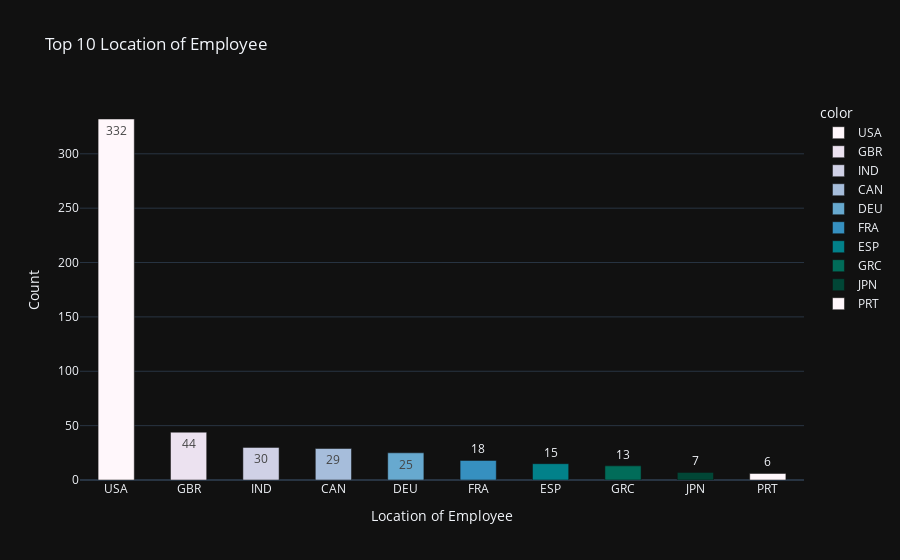

Source (notebook cell):
### Code cell
fig=px.bar(
    y=top10_employee_location.values,
    x=top10_employee_location.index,
    color=top10_employee_location.index,
    color_discrete_sequence=px.colors.sequential.PuBuGn,
    text=top10_employee_location.values,
    template='plotly_dark',
    title='Top 10 Location of Employee')


fig.update_traces(width=0.5)
fig.update_layout(
    xaxis_title='Location of Employee',
    yaxis_title='Count'
)

fig.show()

### Figure 1 — Plotly figure (JSON) as saved in the notebook; plotly's stock layout.template omitted (floating-point values rounded to 4 significant figures)
{"data": [{"alignmentgroup": "True", "hovertemplate": "color=USA<br>x=%{x}<br>y=%{y}<br>text=%{text}<extra></extra>", "legendgroup": "USA", "marker": {"color": "rgb(255,247,251)", "pattern": {"shape": ""}}, "name": "USA", "offsetgroup": "USA", "orientation": "v", "showlegend": true, "text": [332], "textposition": "auto", "type": "bar", "width": 0.5, "x": ["USA"], "xaxis": "x", "y": [332], "yaxis": "y"}, {"alignmentgroup": "True", "hovertemplate": "color=GBR<br>x=%{x}<br>y=%{y}<br>text=%{text}<extra></extra>", "legendgroup": "GBR", "marker": {"color": "rgb(236,226,240)", "pattern": {"shape": ""}}, "name": "GBR", "offsetgroup": "GBR", "orientation": "v", "showlegend": true, "text": [44], "textposition": "auto", "type": "bar", "width": 0.5, "x": ["GBR"], "xaxis": "x", "y": [44], "yaxis": "y"}, {"alignmentgroup": "True", "hovertemplate": "color=IND<br>x=%{x}<br>y=%{y}<br>text=%{text}<extra></extra>", "legendgroup": "IND", "marker": {"color": "rgb(208,209,230)", "pattern": {"shape": ""}}, "name": "IND", "offsetgroup": "IND", "orientation": "v", "showlegend": true, "text": [30], "textposition": "auto", "type": "bar", "width": 0.5, "x": ["IND"], "xaxis": "x", "y": [30], "yaxis": "y"}, {"alignmentgroup": "True", "hovertemplate": "color=CAN<br>x=%{x}<br>y=%{y}<br>text=%{text}<extra></extra>", "legendgroup": "CAN", "marker": {"color": "rgb(166,189,219)", "pattern": {"shape": ""}}, "name": "CAN", "offsetgroup": "CAN", "orientation": "v", "showlegend": true, "text": [29], "textposition": "auto", "type": "bar", "width": 0.5, "x": ["CAN"], "xaxis": "x", "y": [29], "yaxis": "y"}, {"alignmentgroup": "True", "hovertemplate": "color=DEU<br>x=%{x}<br>y=%{y}<br>text=%{text}<extra></extra>", "legendgroup": "DEU", "marker": {"color": "rgb(103,169,207)", "pattern": {"shape": ""}}, "name": "DEU", "offsetgroup": "DEU", "orientation": "v", "showlegend": true, "text": [25], "textposition": "auto", "type": "bar", "width": 0.5, "x": ["DEU"], "xaxis": "x", "y": [25], "yaxis": "y"}, {"alignmentgroup": "True", "hovertemplate": "color=FRA<br>x=%{x}<br>y=%{y}<br>text=%{text}<extra></extra>", "legendgroup": "FRA", "marker": {"color": "rgb(54,144,192)", "pattern": {"shape": ""}}, "name": "FRA", "offsetgroup": "FRA", "orientation": "v", "showlegend": true, "text": [18], "textposition": "auto", "type": "bar", "width": 0.5, "x": ["FRA"], "xaxis": "x", "y": [18], "yaxis": "y"}, {"alignmentgroup": "True", "hovertemplate": "color=ESP<br>x=%{x}<br>y=%{y}<br>text=%{text}<extra></extra>", "legendgroup": "ESP", "marker": {"color": "rgb(2,129,138)", "pattern": {"shape": ""}}, "name": "ESP", "offsetgroup": "ESP", "orientation": "v", "showlegend": true, "text": [15], "textposition": "auto", "type": "bar", "width": 0.5, "x": ["ESP"], "xaxis": "x", "y": [15], "yaxis": "y"}, {"alignmentgroup": "True", "hovertemplate": "color=GRC<br>x=%{x}<br>y=%{y}<br>text=%{text}<extra></extra>", "legendgroup": "GRC", "marker": {"color": "rgb(1,108,89)", "pattern": {"shape": ""}}, "name": "GRC", "offsetgroup": "GRC", "orientation": "v", "showlegend": true, "text": [13], "textposition": "auto", "type": "bar", "width": 0.5, "x": ["GRC"], "xaxis": "x", "y": [13], "yaxis": "y"}, {"alignmentgroup": "True", "hovertemplate": "color=JPN<br>x=%{x}<br>y=%{y}<br>text=%{text}<extra></extra>", "legendgroup": "JPN", "marker": {"color": "rgb(1,70,54)", "pattern": {"shape": ""}}, "name": "JPN", "offsetgroup": "JPN", "orientation": "v", "showlegend": true, "text": [7], "textposition": "auto", "type": "bar", "width": 0.5, "x": ["JPN"], "xaxis": "x", "y": [7], "yaxis": "y"}, {"alignmentgroup": "True", "hovertemplate": "color=PRT<br>x=%{x}<br>y=%{y}<br>text=%{text}<extra></extra>", "legendgroup": "PRT", "marker": {"color": "rgb(255,247,251)", "pattern": {"shape": ""}}, "name": "PRT", "offsetgroup": "PRT", "orientation": "v", "showlegend": true, "text": [6], "textposition": "auto", "type": "bar", "width": 0.5, "x": ["PRT"], "xaxis": "x", "y": [6], "yaxis": "y"}], "layout": {"barmode": "relative", "legend": {"title": {"text": "color"}, "tracegroupgap": 0}, "title": {"text": "Top 10 Location of Employee"}, "xaxis": {"anchor": "y", "domain": [0, 1], "title": {"text": "Location of Employee"}}, "yaxis": {"anchor": "x", "domain": [0, 1], "title": {"text": "Count"}}}}
